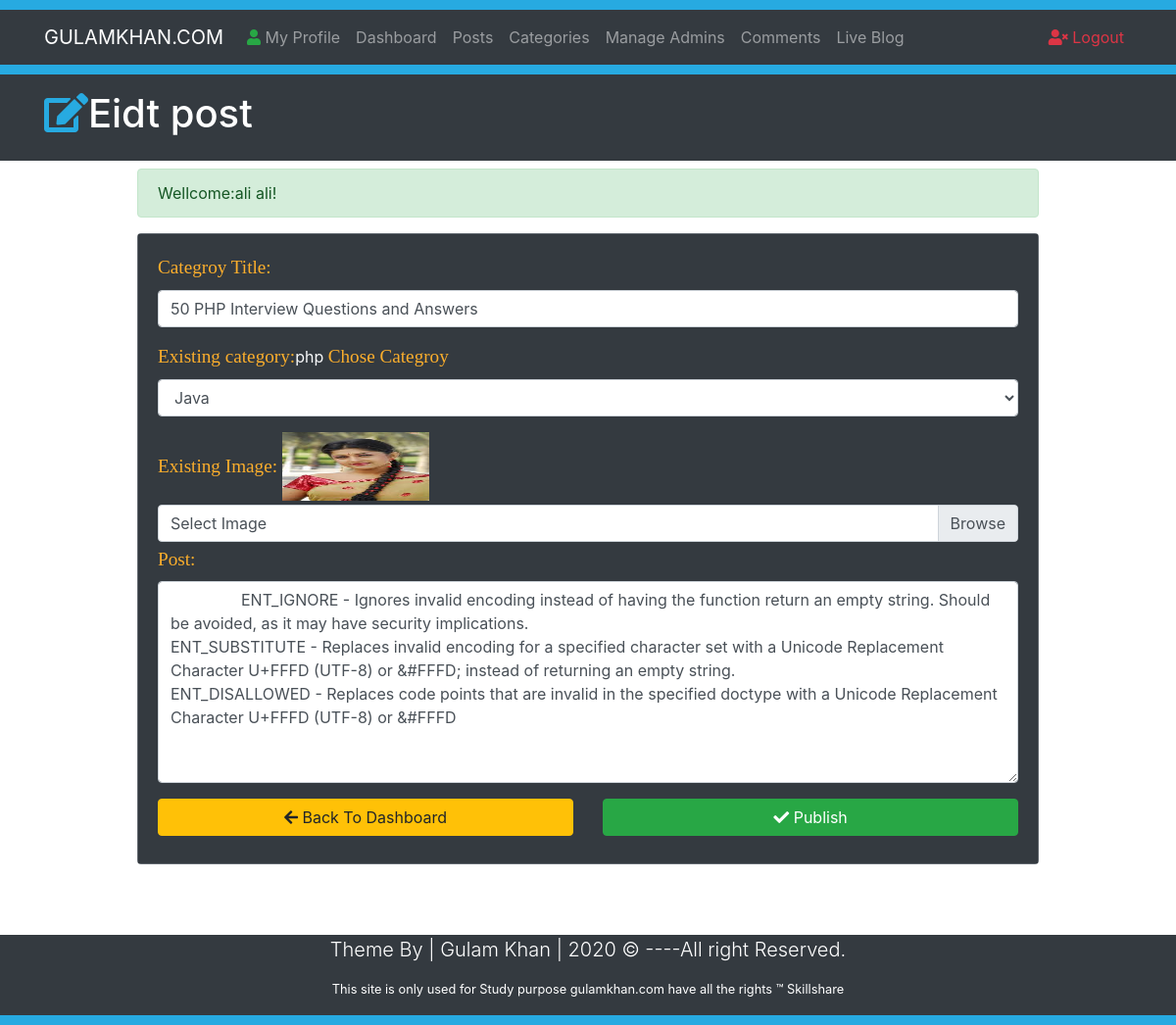
/EditPost.php?id=14 (signed in), run on the app's committed database.
### tables this page shows
CREATE TABLE `posts` (
  `id` int(10) NOT NULL,
  `datetime` varchar(50) NOT NULL,
  `title` varchar(50) NOT NULL,
  `category` varchar(50) NOT NULL,
  `author` varchar(50) NOT NULL,
  `image` varchar(50) NOT NULL,
  `post` varchar(1000) NOT NULL
);

### EditPost.php (the view, shortened to what this page needs)
<?php
require_once("Includes/Function.php");
require_once("Includes/Session.php");
?>
<?php
$SarchQueryParameter =$_GET['id'];
?>
<!DOCTYPE html>
<html>
<head>
</head>
 <link rel="stylesheet" href="https://use.fontawesome.com/releases/v5.6.3/css/all.css">
  <link rel="stylesheet" href="https://stackpath.bootstrapcdn.com/bootstrap/4.2.1/css/bootstrap.min.css">
  <link rel="stylesheet" href="Css/styles.css">
<body>
<?php require_once("Includes/nav.php");?>
    <header class="bg-dark text-white py-3">
      <div class="container">
        <div class="row">
          <div class="col-md-12">
          <h1><i class="fas fa-edit" style="color:#27aae1;"></i>Eidt post</h1>
          </div>
        </div>
      </div>
    </header>
    <section class="container py-2 mb-4">
  <div class="row">
    <div class="offset-lg-1 col-lg-10" style="min-height:400px;">
      <?php
       echo SuccessMessage();
       $sql = "select*from posts where id={$SarchQueryParameter}";
       $results = mysqli_query($conn,$sql);
       while ($row=mysqli_fetch_assoc($results)) {
         $titleUp = $row['title'];
         $CategroyUp = $row['category'];
         $imageUp  =$row['image'];
         $postUp  =$row['post'];
       }
       ?>
       <form class="" action="EditPost.php?id=<?php echo $SarchQueryParameter; ?>" method="post" enctype="multipart/form-data">
        <div class="card bg-secondary text-light mb-3">
              <div class="card-body bg-dark">
            <div class="form-group">
              <label for="title"> <span class="FieldInfo"> Categroy Title: </span></label>
               <input class="form-control" type="text" name="PostTitle" id="title" placeholder="Type title here" value="<?php echo $titleUp; ?>">
            </div>
            <div class="form-group">
               <span class="FieldInfo">Existing category:</span><?php echo$CategroyUp?>
               <label for="CategoryTitle"> <span class="FieldInfo"> Chose Categroy </span></label>
              <select class="form-control" id="CategoryTitle"  name="Category">
                <?php
                  echo $sql ="select*from category";
                  $result = mysqli_query($conn,$sql) or die("Qery Failed");
                  while($row= mysqli_fetch_array($result)) {
                   echo $CategoryName =$row['title'];
                  print_r($row);
                 ?>
          <option><?php echo $CategoryName;?></option>
          <?php } ?>
               </select>
            </div>
            <div class="form-group mb-1">
               <span class="FieldInfo">Existing Image:</span>
               <img class="mb-1" src ="Uploads/<?php echo $imageUp ;?>" style="width: 150px; height: 70px;"/>
              <div class="custom-file">
              <label for="imageSelect" class="custom-file-label">Select Image </label>
              </div>
            </div>
            <div class="form-group">
              <label for="Post"> <span class="FieldInfo"> Post: </span></label>
              <textarea class="form-control" id="Post" name="PostDescription" rows="8" cols="80">
                <?php echo $postUp;?>
              </textarea>
            </div>
             <div class="row">
              <div class="col-lg-6 mb-2">
                <a href="Dashboard.php" class="btn btn-warning btn-block"><i class="fas fa-arrow-left"></i> Back To Dashboard</a>
              </div>
              <div class="col-lg-6 mb-2">
                <button type="submit" name="Submit" class="btn btn-success btn-block">
                  <i class="fas fa-check"></i> Publish
                </button>
              </div>
            </div>
          </div>
        </div>
      </form>
    </div>
  </div>
</section>
<br>
    <?php require_once('Includes/foote.php'); ?>
</body>
</html>

### Css/styles.css (style rules this page uses)
.FieldInfo { color: rgb(251, 174, 44); font-family: Bitter,Georgia,"Times New Roman",Times,serif; font-size: 1.2em; }

### data on the page
posts: PostTitle "50 PHP Interview Questions and Answers", category "php", image (picture), PostDescription "ENT_IGNORE - Ignores invalid encoding instead of having the function return an empty string. Should be avoided, as it may have security implications. ENT_SUBSTITUTE - Replaces invalid encoding for a specified character set with a Unicode Replacement Character U+FFFD (UTF-8) or &#FFFD; instead of returning an empty string. ENT_DISALLOWED - Replaces code points that are invalid in the specified doctype with a Unicode Replacement Character U+FFFD (UTF-8) or &#FFFD"

### other printed values
SuccessMessage() "Wellcome:ali ali!"
form field Category "Java"
